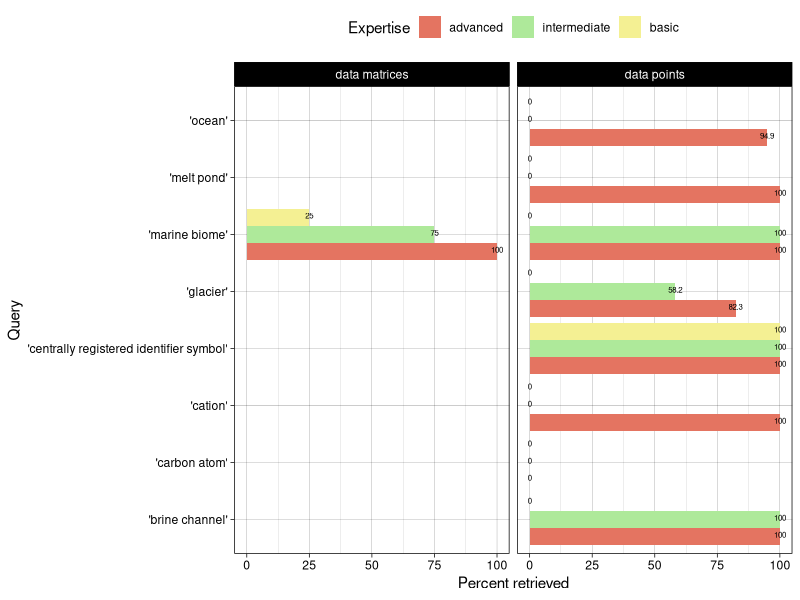
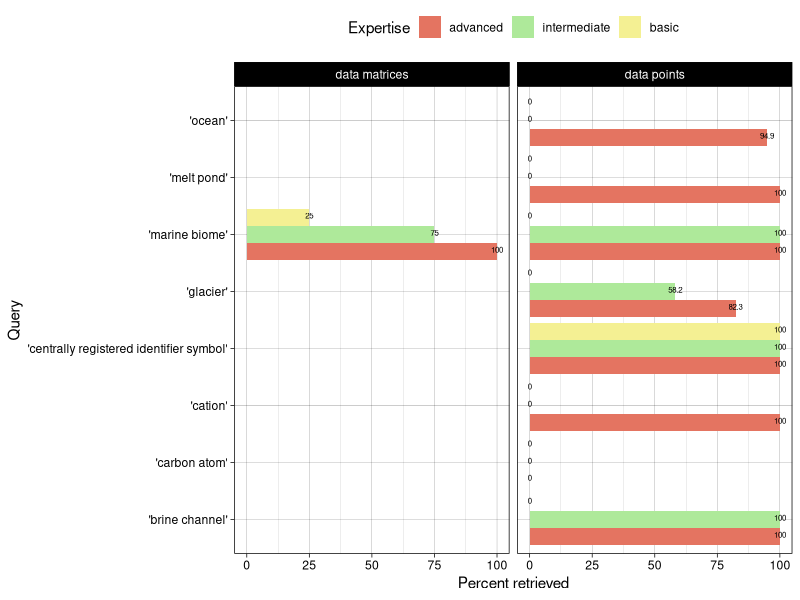

Write R code to recreate these figures, in order.
library(ggplot2)
library(dplyr)

#from https://stackoverflow.com/questions/12018499/how-to-put-labels-over-geom-bar-for-each-bar-in-r-with-ggplot2

setwd("/home/kai/Desktop/grad_school/marmic/master_thesis/kblumberg_masters_thesis/datastore/competency_questions/querying_parts_of_annotation/analysis")

# plot annotations chart
parts_of_data <- read.csv(file = "query_parts_of.csv",header = TRUE)

parts_of_data <- mutate(parts_of_data, Expertise = factor(Expertise, levels = c('advanced', 'intermediate', 'basic')))

parts_of_number <- ggplot(data=parts_of_data, aes(x=Query, y=Percent, fill = Expertise)) + 
              geom_col(stat="identity", position = "dodge") +
              coord_flip() +
              theme_linedraw() +
              labs(colour ="Expertise") + scale_fill_manual(values = c("#E47461", "#AEE99A", "#F4F093")) +
              ylab(expression(paste("Percent retrieved" ))) +
              geom_text(aes(label = Percent),
              position = position_dodge(width = 0.9), vjust=0.2, size =2) +
              theme(legend.position = "top")

#parts_of_number <- parts_of_number + theme(axis.text = element_text(angle = 90, hjust = 1))

parts_of_number <- parts_of_number + facet_grid(. ~ Sample, scales="free", space="free")

parts_of_number

ggsave(filename = "/home/kai/Desktop/grad_school/marmic/master_thesis/kblumberg_masters_thesis/datastore/competency_questions/querying_parts_of_annotation/analysis/query_parts_of_stats.jpeg", 
       plot =  parts_of_number, width = 8, height = 5.33)



